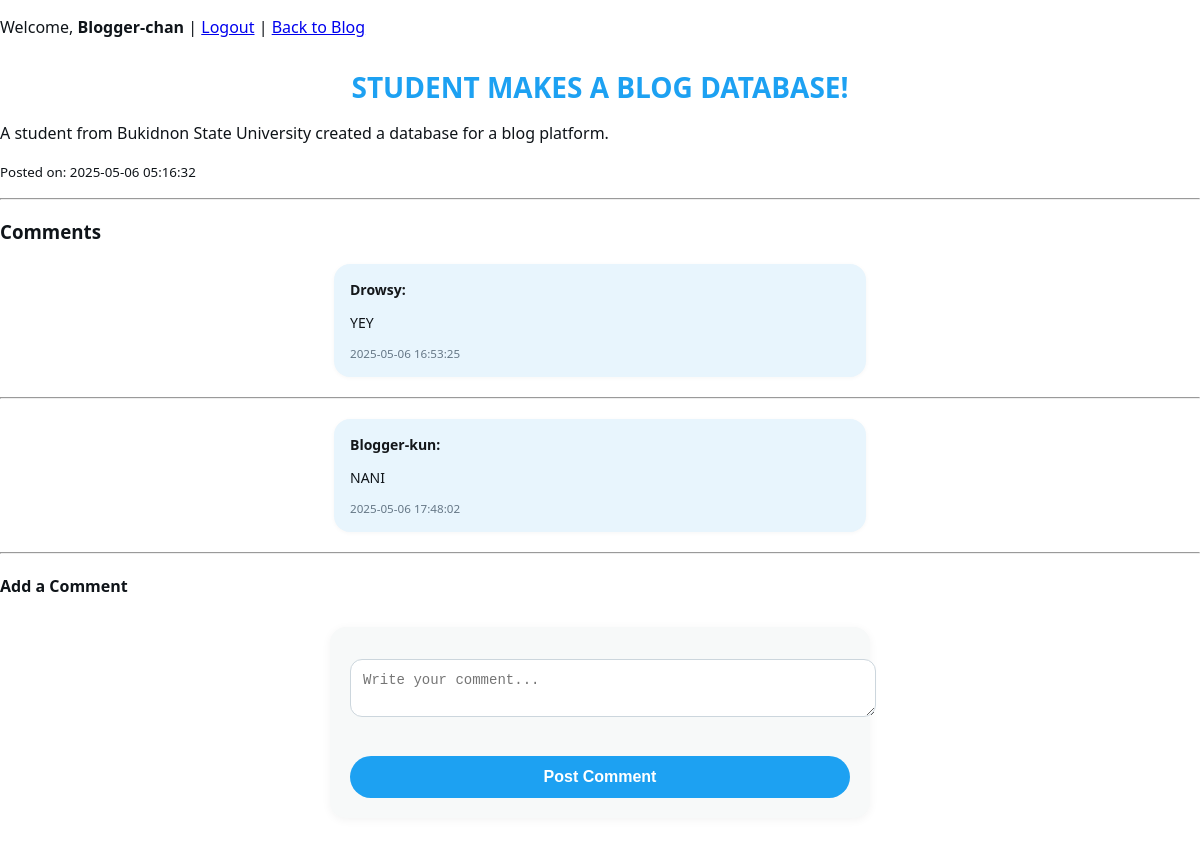
/view.php?id=1 (signed in), run on the app's committed database.
### tables this page shows
CREATE TABLE `posts` (
  `id` int(11) NOT NULL,
  `title` varchar(255) NOT NULL,
  `content` text NOT NULL,
  `created_at` datetime DEFAULT current_timestamp(),
  `user_id` int(11) DEFAULT NULL
);

CREATE TABLE `comments` (
  `id` int(11) NOT NULL,
  `post_id` int(11) NOT NULL,
  `author` varchar(100) NOT NULL,
  `comment` text NOT NULL,
  `created_at` timestamp NOT NULL DEFAULT current_timestamp()
);

### view.php (the view, shortened to what this page needs)
<?php
include 'db.php';
if (isset($_GET['id'])) {
    $id = intval($_GET['id']);
    $stmt = $conn->prepare("SELECT * FROM posts WHERE id = ?");
    $stmt->bind_param("i", $id);
    $stmt->execute();
    $post_result = $stmt->get_result();
    $post = $post_result->fetch_assoc();
    $comment_stmt = $conn->prepare("SELECT * FROM comments WHERE post_id = ? ORDER BY created_at ASC");
    $comment_stmt->bind_param("i", $id);
    $comment_stmt->execute();
    $comments = $comment_stmt->get_result();
} else {
    echo "Post ID is missing.";
    exit;
}
?>
<!DOCTYPE html>
<html>
<head>
    <link rel="stylesheet" href="style.css">
</head>
<body>
<p>
    Welcome, <strong><?php echo htmlspecialchars($_SESSION['username']); ?></strong> |
    <a href="logout.php">Logout</a> |
    <a href="index.php">Back to Blog</a>
</p>
<h2><?php echo htmlspecialchars($post['title']); ?></h2>
<p><?php echo nl2br(htmlspecialchars($post['content'])); ?></p>
<p><small>Posted on: <?php echo $post['created_at']; ?></small></p>
<hr>
<h3>Comments</h3>
<?php if ($comments->num_rows > 0): ?>
    <?php while ($row = $comments->fetch_assoc()): ?>
        <div class="comment">
            <strong><?php echo htmlspecialchars($row['author']); ?>:</strong><br>
            <p><?php echo nl2br(htmlspecialchars($row['comment'])); ?></p>
            <small><?php echo $row['created_at']; ?></small>
        </div>
        <hr>
    <?php endwhile; ?>
<?php else: ?>
    <p>No comments yet.</p>
<?php endif; ?>
<h4>Add a Comment</h4>
<form method="POST">
    <textarea name="comment" placeholder="Write your comment..." required></textarea><br><br>
    <input type="submit" value="Post Comment">
</form>
</body>
</html>

### style.css (style rules this page uses)
body { font-family: 'Segoe UI', Tahoma, Geneva, Verdana, sans-serif; background-color: #ffffff; color: #0f1419; margin: 0; padding: 0; }
h2 { text-align: center; font-weight: 700; margin: 30px 0 10px; font-size: 28px; color: #1da1f2; }
form { width: 90%; max-width: 500px; margin: 30px auto; padding: 20px; background-color: #f7f9f9; border-radius: 16px; box-shadow: 0 2px 10px rgba(0, 0, 0, 0.05); }
input[type="text"], input[type="email"], textarea { width: 100%; padding: 12px; margin: 12px 0; border: 1px solid #ccd6dd; border-radius: 12px; background-color: #fff; font-size: 14px; color: #14171a; }
input[type="submit"] { width: 100%; padding: 12px; font-size: 16px; background-color: #1da1f2; color: white; border: none; border-radius: 9999px; cursor: pointer; font-weight: bold; transition: background-color 0.2s ease-in-out; }
.comment { margin: 20px auto; padding: 16px; background-color: #e8f5fd; border-radius: 16px; max-width: 500px; font-size: 14px; color: #0f1419; box-shadow: 0 1px 4px rgba(0, 0, 0, 0.04); }
.comment strong { color: #14171a; }
.comment small { color: #657786; display: block; margin-top: 6px; }

### data on the page
posts: title "STUDENT MAKES A BLOG DATABASE!", content "A student from Bukidnon State University created a database for a blog platform.", created_at "2025-05-06 05:16:32"
comments: author "Drowsy", comment "YEY", created_at "2025-05-06 16:53:25"
comments: author "Blogger-kun", comment "NANI", created_at "2025-05-06 17:48:02"

### other printed values
$_SESSION['username'] "Blogger-chan"
